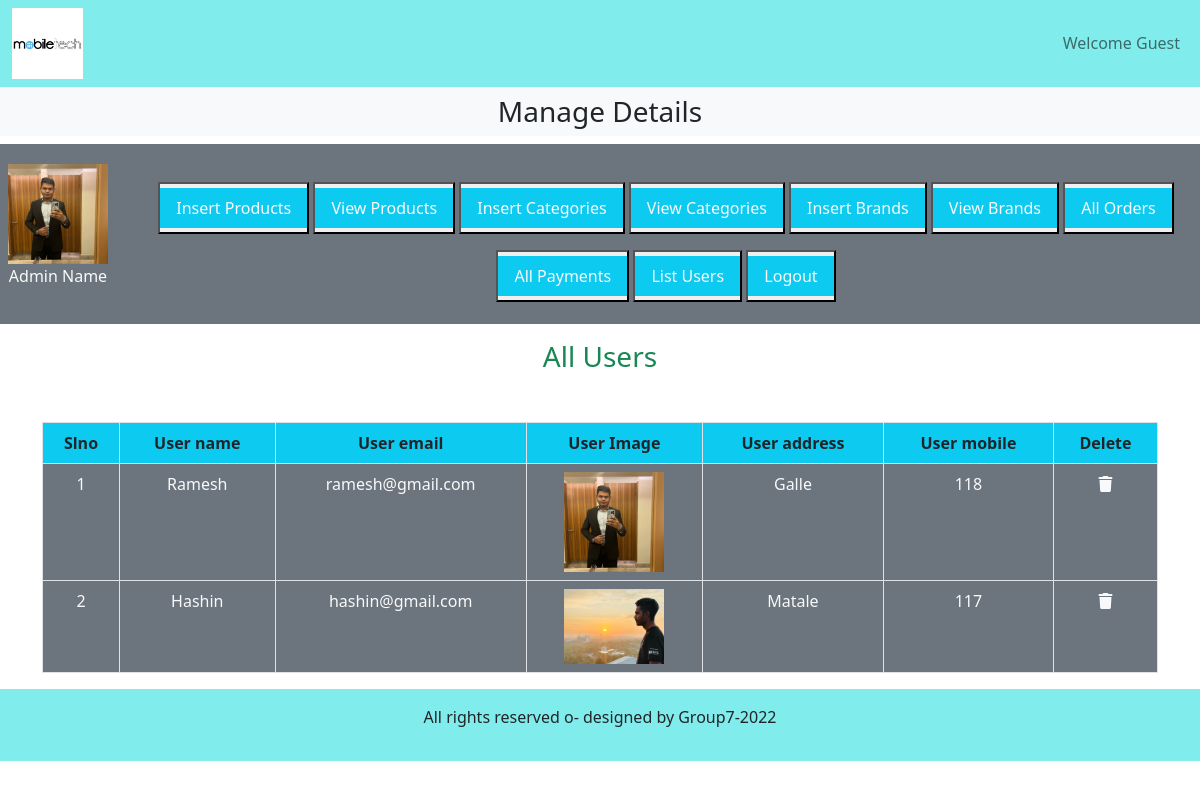
Page /admin_area/index.php?list_users on the committed database.
### tables this page shows
CREATE TABLE IF NOT EXISTS `user_table` (
  `user_id` int NOT NULL AUTO_INCREMENT,
  `user_name` varchar(100) NOT NULL,
  `user_email` varchar(100) NOT NULL,
  `user_password` varchar(255) NOT NULL,
  `user_image` varchar(255) NOT NULL,
  `user_ip` varchar(100) NOT NULL,
  `user_address` varchar(255) NOT NULL,
  `user_mobile` varchar(20) NOT NULL,
  PRIMARY KEY (`user_id`)
);

### admin_area/list_users.php (the view, shortened to what this page needs)
<h3 class="text-center text-success">All Users</h3>
    <table class="table table-bordered mt-5">
        <thead class="bg-info text-center">
            <?php
                $get_users="Select * from user_table";
                $result=mysqli_query($con,$get_users);
                $row_count=mysqli_num_rows($result);
                if($row_count==0){
                    echo "<h2 class='text-danger text-center mt-5'>No users yet</h2>";
                }else{
                    echo "<tr>
                    <th>Slno</th>
                    <th>User name</th>
                    <th>User email</th>
                    <th>User Image</th>
                    <th>User address</th>
                    <th>User mobile</th>
                    <th>Delete</th>
                    </tr>
                    </thead>
                    <tbody class='bg-secondary text-light'>
                    ";
                    $number=0;
                    while($row=mysqli_fetch_assoc($result)){
                        $user_id=$row['user_id'];
                        $user_name=$row['user_name'];
                        $user_email=$row['user_email'];
                        $user_image=$row['user_image'];
                        $user_address=$row['user_address'];
                        $user_mobile=$row['user_mobile'];
                        $number++;
                ?>
                        <tr class='text-center'>
                            <td><?php echo $number ?></td>
                            <td><?php echo $user_name ?></td>
                            <td><?php echo $user_email ?></td>
                            <?php echo "<td><img src='../users_area/user_images/$user_image' alt='$user_name' class='admin_image'> </td>"; ?>
                            <td><?php echo $user_address ?></td>
                            <td><?php echo $user_mobile ?></td>
                            <td><a href='index.php?delete_users=<?php echo $user_id ?>'
                            class='text-light' data-toggle='modal' data-target='#exampleModal'><i class='fa-solid fa-trash'></i></a></td>
                        </tr>
                    <?php
                }
            }
            ?>
        </tbody>
    </table>

### style.css (style rules this page uses)
* { margin: 0; padding: 0; box-sizing: border-box; }

### admin_area/index.php (style rules this page uses)
.admin_image { width: 100px; object-fit: contain; }
body { overflow-x:hidden; }

### rows in the picture
user_table: user_name "Ramesh", user_email "ramesh@gmail.com", user_image (picture), user_address "Galle", user_mobile "118"
user_table: user_name "Hashin", user_email "hashin@gmail.com", user_image (picture), user_address "Matale", user_mobile "117"
